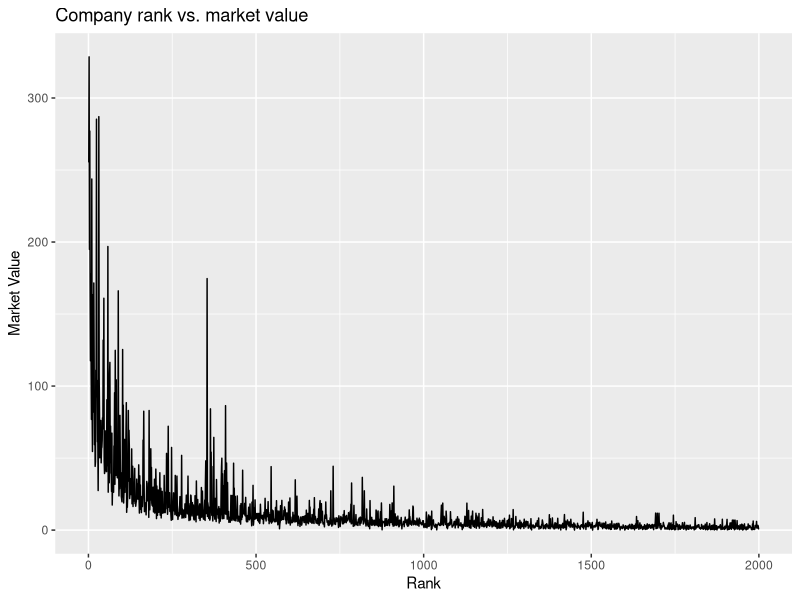
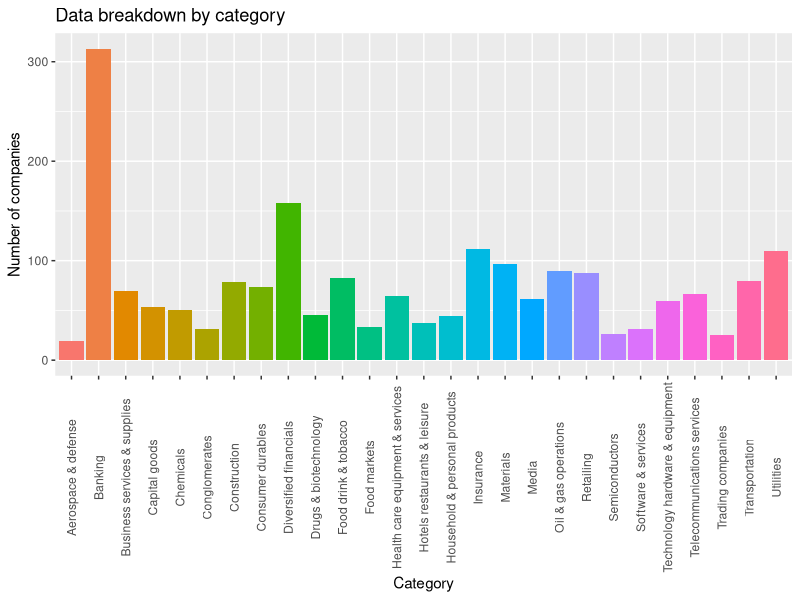
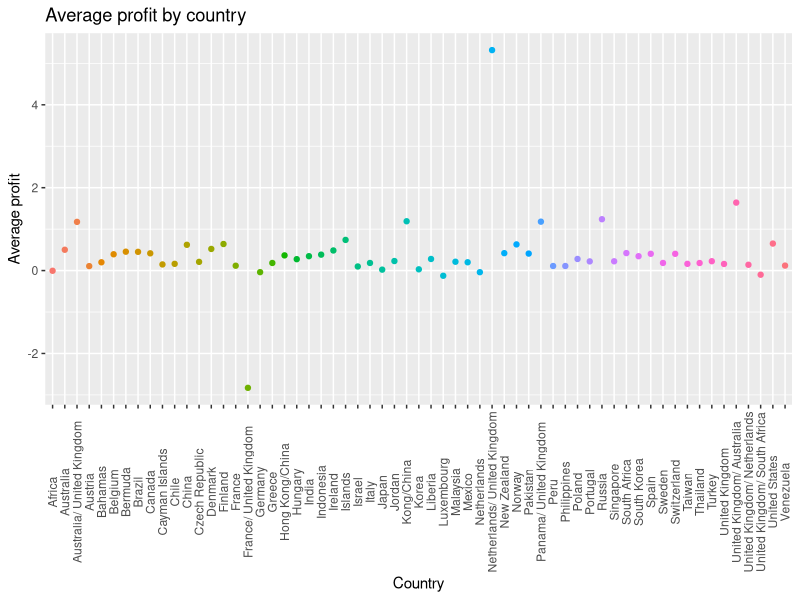
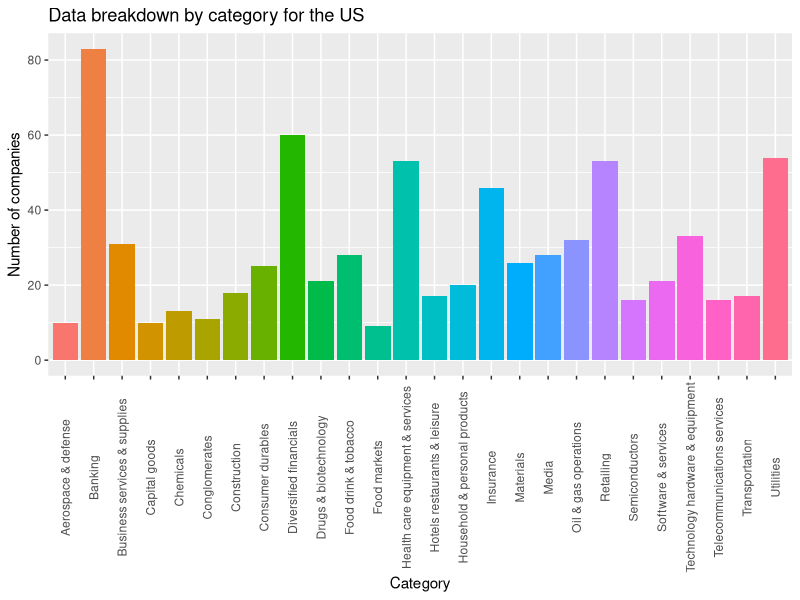
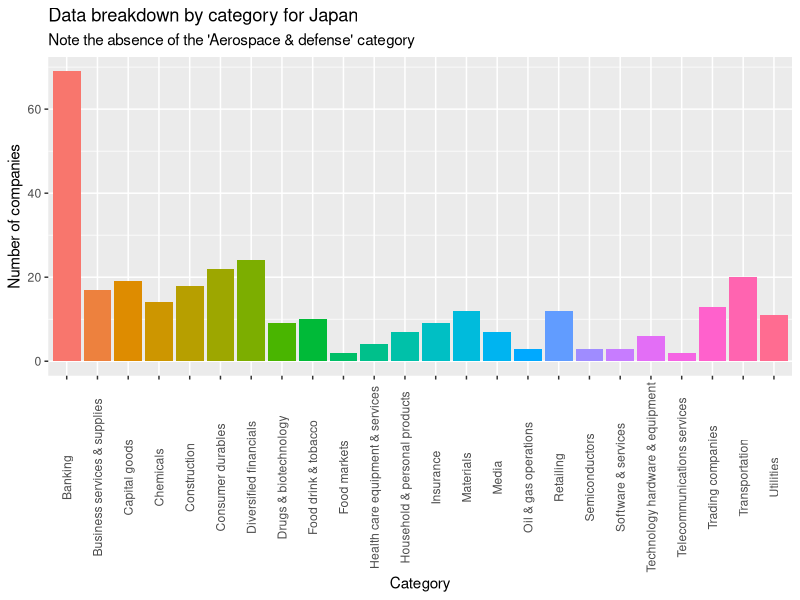
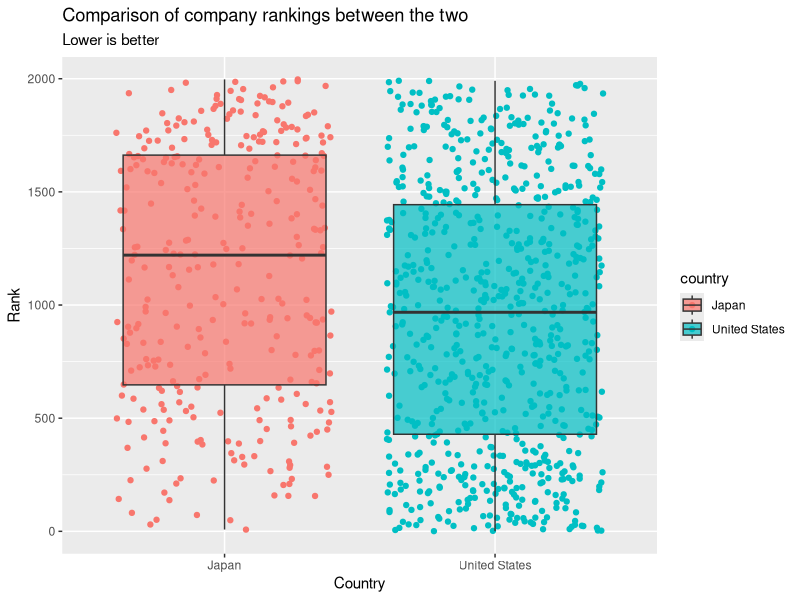
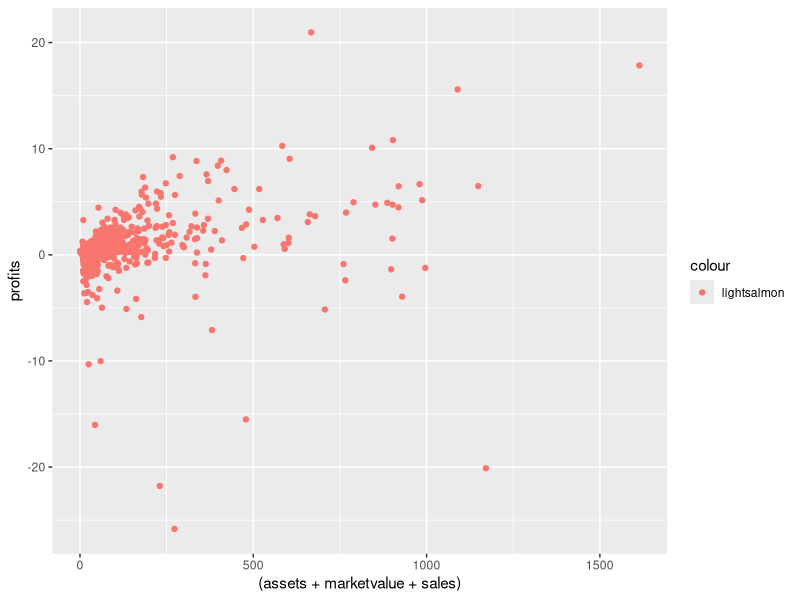
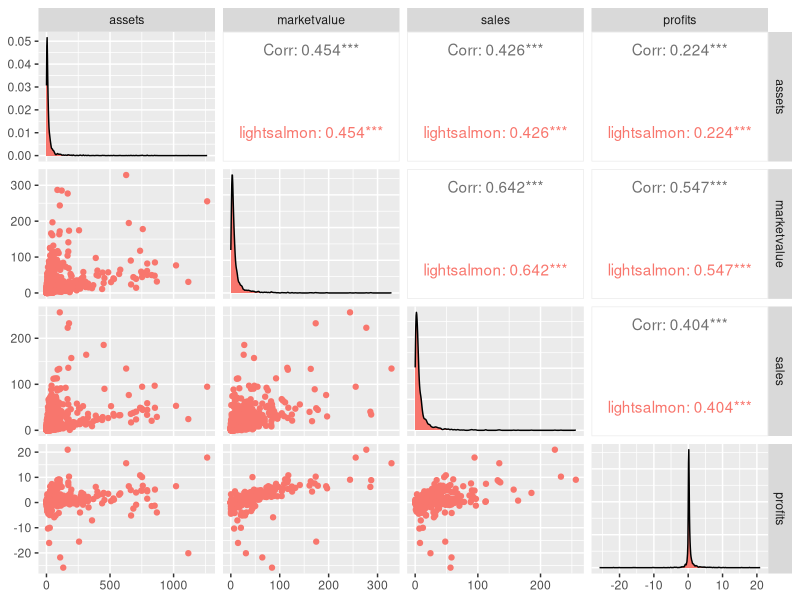

Recreate these plots in R, in order.
## ---- chunk 1
library(dplyr, quietly = TRUE)
library(ggplot2, quietly=TRUE)
library(data.table, quietly=TRUE)
library(knitr)
library(kableExtra)
library(GGally)
## ---- chunk 2
forbes <- fread('./Forbes2000.csv')
forbes$antirank <- (nrow(forbes)-forbes$rank)

## ---- chunk 3

ggplot(forbes, aes(x=rank, y=marketvalue)) + geom_line()+labs(x='Rank', y='Market Value', title = 'Company rank vs. market value')
## ---- chunk 4
 ggplot(forbes, aes(x=category, fill = category))+ geom_bar()+theme(axis.text.x = element_text(angle = 90, vjust = 0.5))+theme(legend.position="none")+labs(x='Category', y='Number of companies', title = 'Data breakdown by category')

## ---- chunk 5

maxCountry <- forbes[forbes[,.I[profits == max(profits, na.rm = TRUE)], by=country]$V1]
maxCountry <- maxCountry[!is.na(name)]

maxCountry %>% kable %>% kable_styling("striped", full_width = F) %>% scroll_box( height = "400px")

## ---- chunk 6

# Average profit per country
forbes %>% group_by(country) %>% summarise(meanProfit = mean(profits, na.rm = TRUE))%>% ggplot( aes(x=country,y=meanProfit, color = country))+geom_point()+theme(axis.text.x = element_text(angle = 90, vjust = 0.5), legend.position = 'none')+labs(x='Country', y='Average profit', title = 'Average profit by country')
## ---- chunk 7
usComp <- forbes[country== 'United States']
nrow(usComp)
usComp %>% kable %>% kable_styling("striped", full_width = F) %>% scroll_box(height = "350px")

ggplot(usComp, aes(x=category, fill = category))+ geom_bar()+theme(axis.text.x = element_text(angle = 90, vjust = 0.5))+theme(legend.position="none")+labs(x='Category', y='Number of companies', title = 'Data breakdown by category for the US')

## ---- chunk 8
jpComp <- forbes[country=='Japan']
nrow(jpComp)
jpComp %>% kable %>% kable_styling("striped", full_width = F) %>% scroll_box( height = "350px")

ggplot(jpComp, aes(x=category, fill = category))+ geom_bar()+theme(axis.text.x = element_text(angle = 90, vjust = 0.5))+theme(legend.position="none")+labs(x='Category', y='Number of companies', title = 'Data breakdown by category for Japan', subtitle = "Note the absence of the 'Aerospace & defense' category")
## ---- chunk 9
## The joys of ggplot2
ggplot(usComp, aes(x= country, y=rank, fill=country))+geom_jitter(aes(color=country))+geom_boxplot(alpha = 0.7)+geom_jitter(data=jpComp, aes(color = country))+geom_boxplot(data=jpComp, alpha =0.7 )+labs(title = 'Comparison of company rankings between the two', subtitle = 'Lower is better',x='Country', y= 'Rank')
## ---- chunk 10
# water reservoir %>% my sink %>% sewers %>% hopefully a treatment plant %>% the river
modelData <- forbes %>% select(c(assets, marketvalue, sales, profits))
modelData %>% ggplot(aes(x=(assets+ marketvalue+ sales), y= profits, color = 'lightsalmon'))+geom_point()
ggpairs(modelData, aes(color = 'lightsalmon'))
## ---- chunk 11
profModel <- lm(profits ~ assets+ marketvalue+sales, data = modelData)
summary(profModel)
## ---- chunk 12
anova(profModel)
## ---- chunk 13

hist(residuals(profModel), col = 'slategray2', main = 'Histogram of residuals for the model', xlab = 'Residuals')
## ---- chunk 14
# Have they made a ggplot version that can just read my mind and format the plot exactaly how I want?
modelData %>% ggplot(aes(x=(assets+ marketvalue+ sales), y= profits))+geom_point(color = '#43CD80', size = 2, )+geom_abline(slope=coef(profModel)[2], intercept = coef(profModel)[1], color='royalblue3', size = 1.5, linetype = 'dashed') + labs(x='Assets + Market Value + Sales', y='Profits', title = 'Input data and output model function')

## ---- chunk 15
usCompMod <- usComp %>% select(c(profits, assets, marketvalue, sales))
usCompMod %>% ggplot(aes(x=(assets+ marketvalue+ sales), y= profits))+geom_point(color = 'seagreen')+labs(x='Assets + Market Value + Sales', y='Profits', title = 'Input data for the US model')
ggpairs(usCompMod, aes(color = 'salmon'), title = 'Relations between all variables')
# Does ggpairs have a quiet mode?

## ---- chunk 16
usModel <- lm(profits~assets+marketvalue+sales, data = usCompMod)
summary(usModel)
anova(usModel)
hist(residuals(usModel), col = 'slategray2', main = 'Histogram of residuals for the US model', xlab = 'Residuals')
## ---- chunk 17
usCompMod %>% ggplot(aes(x=(assets+ marketvalue+ sales), y= profits))+geom_point(color = '#43CD80', size = 2)+geom_abline(slope=coef(usModel)[2], intercept = coef(usModel)[1], color='royalblue3', linetype = 'dashed', size = 1.5)+labs(x='Assets + Market Value + Sales', y='Profits', title = 'Input data and output model function for the US')
## ---- chunk 18
jpCompMod <- jpComp %>% select(c(profits, assets, marketvalue, sales))
jpCompMod %>% ggplot(aes(x=(assets+ marketvalue+ sales), y= profits))+geom_point(color = 'seagreen')
# ggpairs, the exact thing I needed but with even more confusing asthetics bindings
ggpairs(jpCompMod, aes(color = 'salmon'), title = 'Relations between all variables')
## ---- chunk 19
japanModel <- lm(profits ~ assets + marketvalue + sales, data= jpCompMod)
summary(japanModel)
anova(japanModel)
hist(residuals(japanModel), col = 'slategray2', main = 'Histogram of residuals for the Japan Model', xlab = 'Residuals')
## ---- chunk 20
# Every plot seems to require an essay length of code...
jpCompMod %>% ggplot(aes(x=(assets+ marketvalue+ sales), y= profits))+geom_point(color = '#43CD80', size = 2)+geom_abline(slope=coef(usModel)[2], intercept = coef(japanModel)[1], color='royalblue3', size = 1.5, linetype = 'dashed') + labs(x='Assets + Market Value + Sales', y='Profits', title = 'Input data and output model function for Japan')
